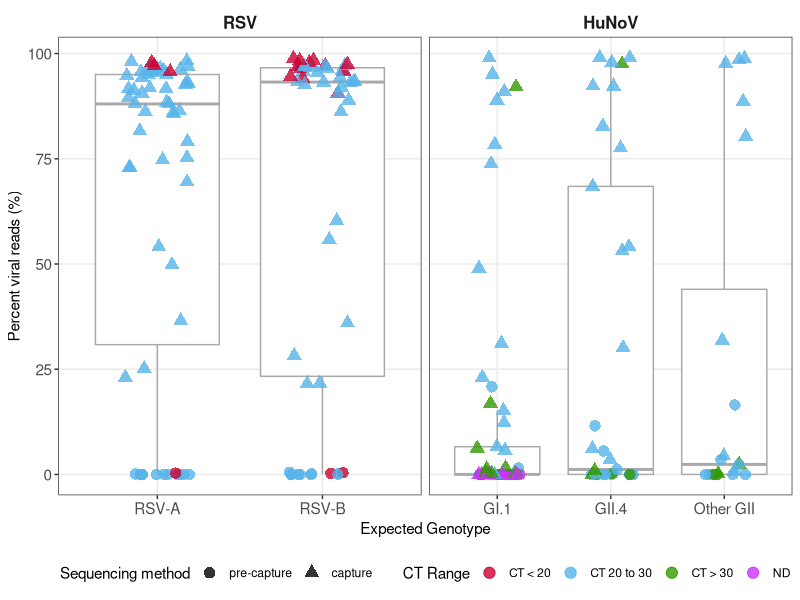

The R script that drew this image: (Note: this script raises an error after producing the figure.)
library(tidyverse)
library(readxl)
library(scales)
library(RColorBrewer)
library(patchwork)


## Data input and wrangle ##
# Genome complete if: within length range, >90% completeness & >20x coverage
# Genome low coverage complete if: within length range, >90% completeness & <20x coverage
# Genome incomplete if: below length range, <90% completeness & <20x coverage
# NoV genome length range: 7.4-7.7kb
# RSV genome length range: 15-15.3 kb

input_raw <- readxl::read_excel("./benchmarking_captureEnrichment_rawInput.xlsx")

df <- input_raw %>%
  mutate(PercVirInput = ReadCount_target * 100 / Virmap_Input,
         Virus=factor(Virus, levels = c("RSV", "HuNoV")),
         comp = case_when(Virus == "HuNoV" & Length_genome >= 7400 & Length_genome <= 7750 
                          & Completeness_genome >= 90  & Coverage_genome >= 20  ~ 'Complete',
                          Virus == "HuNoV" & Length_genome >= 7400 & Length_genome <= 7750 
                          & Completeness_genome >= 90  & Coverage_genome < 20  ~ 'Complete-lowCov',
                          Virus == "HuNoV" & Length_genome < 7400 & Completeness_genome < 90  ~ 'Incomplete',
                          Virus == "HuNoV" & Length_genome < 7400 ~ 'Incomplete',
                          Virus == "HuNoV" & Completeness_genome < 90  ~ 'Incomplete',
                          Virus == "RSV" & Length_genome >= 15000 & Length_genome <= 15350 
                          & Completeness_genome >= 90  & Coverage_genome >= 20  ~ 'Complete',
                          Virus == "RSV" & Length_genome >= 15000 & Length_genome <= 15350 
                          & Completeness_genome >= 90  & Coverage_genome < 20  ~ 'Complete-lowCov',
                          Virus == "RSV" & Length_genome < 15000 & Completeness_genome < 90  ~ 'Incomplete',
                          Virus == "RSV" & Length_genome < 15000 ~ 'Incomplete',
                          Virus == "RSV" & Completeness_genome < 90  ~ 'Incomplete'),
         Genotype3 = case_when(Genotype2 == "GI.1" ~ 'GI.1',
                               Genotype2 == "GII.4" ~ 'GII.4',
                               Genotype2 == "GII.17" ~ 'Other GII',
                               Genotype2 == "GII.6" ~ 'Other GII',
                               Genotype2 == "GII.3" ~ 'Other GII',
                               Genotype2 == "RSV-A" ~ 'RSV-A',
                               Genotype2 == "RSV-B" ~ 'RSV-B'))

df$Virus <- factor(df$Virus, levels=c('RSV','HuNoV'))

#Add CT_Type designation.
df$CT_Type <- df$CT 
df[df$CT =='< LLQ', ]$CT <- '100'
df$CT <-round(as.double(df$CT),2)
df[df$CT == 100, ]$CT_Type <- 'ND'
df[df$CT < 20, ]$CT_Type <- 'CT < 20'
df[df$CT >= 20 & df$CT <= 30,]$CT_Type <- 'CT 20 to 30'
df[df$CT > 30 & df$CT != 100,]$CT_Type <- 'CT > 30'

## Figure 2
fig2 <- df %>% 
  ggplot(aes(x=Genotype3, y=PercVirInput)) +
  geom_boxplot(aes(x=Genotype3, y=PercVirInput), outlier.shape = NA, color = "darkgrey") +
  geom_jitter(aes(color = CT_Type, shape = Type), alpha=0.8, width = 0.2, size = 3.5) +
  facet_wrap(~ Virus, nrow = 1, scales = "free_x") +
  scale_color_manual(name = "CT Range",
                     breaks = c('CT < 20', 'CT 20 to 30', 'CT > 30', 'ND'),
                     values = c("#CC0033", "#56B4E9", "#339900", "#CC33FF")) +
  scale_shape_manual(name = "Sequencing method",
                     breaks = c("pre-capture", "capture"),
                     values=c(16, 17))+
  theme_bw() +
  theme(
    legend.position = "bottom",
    strip.background = element_blank(),
    strip.text = element_text(size = 12, face = "bold"),
    panel.grid.minor = element_blank(),
    axis.text.x  = element_text(size=11),
    axis.text.y  = element_text(size=11),
    axis.title = element_text(size=11),
    plot.title = element_text(size = 11)) +
  labs(y="Percent viral reads (%)", x="Expected Genotype") 

ggsave(fig2, file="./fig2.pdf", width = 11.69, height = 8.27, units = c("in"))



## Figure 3 
fig3 <- df %>% 
  ggplot() +
  geom_boxplot(aes(x=Genotype3, y=Coverage_genome), outlier.shape = NA, color = "darkgrey") +
  geom_jitter(aes(x=Genotype3, y=Coverage_genome, color = CT_Type, shape = Type), 
              alpha=0.8, width = 0.2, size = 3.5) +
  geom_hline(yintercept = 20, color = "black", linetype = "dotted") +
  
  facet_wrap(~Virus+comp, scales = "free_x", nrow = 1) +
  scale_y_log10(labels = label_number_si()) +
  scale_color_manual(name = "CT Range",
                      breaks = c('CT < 20', 'CT 20 to 30', 'CT > 30', 'ND'),
                      values = c("#CC0033", "#56B4E9", "#339900", "#CC33FF")) +
  scale_shape_manual(name = "Sequencing method",
                     breaks = c("pre-capture", "capture"),
                     values=c(16, 17))+
  theme_bw() +
  theme(
    legend.position = "bottom",
    strip.background = element_blank(),
    strip.text = element_text(size = 12, face = "bold"),
    panel.grid.minor = element_blank(),
    axis.text.x  = element_text(size=11),
    axis.text.y  = element_text(size=11),
    axis.title = element_text(size=11),
    plot.title = element_text(size = 11)) +
  labs(x="Genome completness", y="Average genome coverage (log10)")

ggsave(fig3, file="./fig3.pdf", width = 11.69, height = 8.27, units = c("in"))

